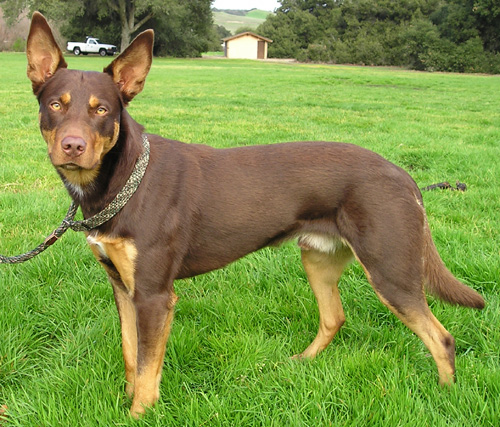
#> input picture assets/kelpie.jpg, 500 x 427 px
$ python __main__.py
#> lines starting #> are read from the running program, lines starting #| are printed output that depends on the picture; after the words box and inside, x2 and y2 are one past the last pixel; in counts of white or black regions, pixels touching at a corner belong together
import cv2
import sys

from pathlib import Path

# Configuration where to load and save the image relative to
# the main project directory.
IMAGE_PATH = "assets/kelpie.jpg"
IMAGE_DEST = "saved_image.png"

print(f"[!] Loading image at {IMAGE_PATH}...")
root_path = Path(__file__).resolve().parent.parent.parent

# Attempts to load an image from the IMAGE_PATH variable.
image = cv2.imread(root_path / IMAGE_PATH)
#> image is the input picture: shape (427, 500, 3); mean B, G, R 70.6, 144.7, 125.4

# imread may return None so we need to throw an error if it happens.
if image is None:
    print(f"[x] Failed to load image at: {IMAGE_PATH}!")
    sys.exit(1)

# Apply the photobomber effect :D (170x240 patch)
my_roi = image[3:243, 8:178]
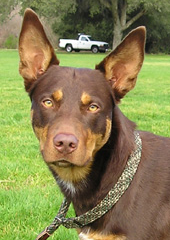
#> my_roi: shape (240, 170, 3); mean B, G, R 81.6, 130.1, 135.3
image[43:283, 255:425] = my_roi
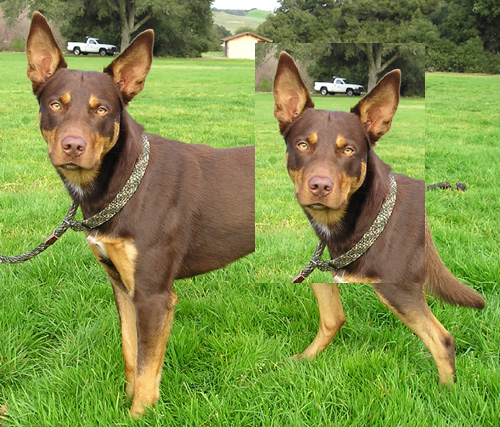
#> image: shape (427, 500, 3); 19.11% of pixels changed, all inside (x1, y1, x2, y2) = (255, 43, 425, 283)

# Writes the loaded image into the IMAGE_DEST variable.
print("[/] Saved image at saved_image.png")
cv2.imwrite(root_path / "saved_image.png", image)
